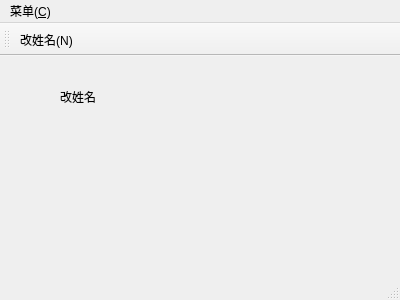
<?xml version="1.0" encoding="UTF-8"?>
<ui version="4.0">
 <class>MainWindow</class>
 <widget class="QMainWindow" name="MainWindow">
  <property name="geometry">
   <rect>
    <x>0</x>
    <y>0</y>
    <width>400</width>
    <height>300</height>
   </rect>
  </property>
  <property name="font">
   <font>
    <pointsize>9</pointsize>
   </font>
  </property>
  <property name="windowTitle">
   <string>MainWindow</string>
  </property>
  <widget class="QWidget" name="centralWidget">
   <widget class="QLabel" name="label">
    <property name="geometry">
     <rect>
      <x>60</x>
      <y>20</y>
      <width>41</width>
      <height>41</height>
     </rect>
    </property>
    <property name="font">
     <font>
      <family>Calibri</family>
     </font>
    </property>
    <property name="text">
     <string>改姓名</string>
    </property>
   </widget>
   <widget class="QLabel" name="label_2">
    <property name="geometry">
     <rect>
      <x>320</x>
      <y>250</y>
      <width>81</width>
      <height>20</height>
     </rect>
    </property>
    <property name="text">
     <string>TextLabel</string>
    </property>
   </widget>
  </widget>
  <widget class="QMenuBar" name="menuBar">
   <property name="geometry">
    <rect>
     <x>0</x>
     <y>0</y>
     <width>400</width>
     <height>17</height>
    </rect>
   </property>
   <widget class="QMenu" name="menu_C">
    <property name="title">
     <string>菜单(&amp;C)</string>
    </property>
    <addaction name="action_N_2"/>
    <addaction name="separator"/>
   </widget>
   <addaction name="menu_C"/>
  </widget>
  <widget class="QToolBar" name="mainToolBar">
   <attribute name="toolBarArea">
    <enum>TopToolBarArea</enum>
   </attribute>
   <attribute name="toolBarBreak">
    <bool>false</bool>
   </attribute>
   <addaction name="action_N_2"/>
  </widget>
  <widget class="QStatusBar" name="statusBar"/>
  <action name="action_N_2">
   <property name="icon">
    <iconset>
     <normaloff>C:/Users/Sunqker/Desktop/Qt课程/name.png</normaloff>C:/Users/Sunqker/Desktop/Qt课程/name.png</iconset>
   </property>
   <property name="text">
    <string>改姓名(&amp;N)</string>
   </property>
  </action>
 </widget>
 <layoutdefault spacing="6" margin="11"/>
 <resources/>
 <connections/>
</ui>
